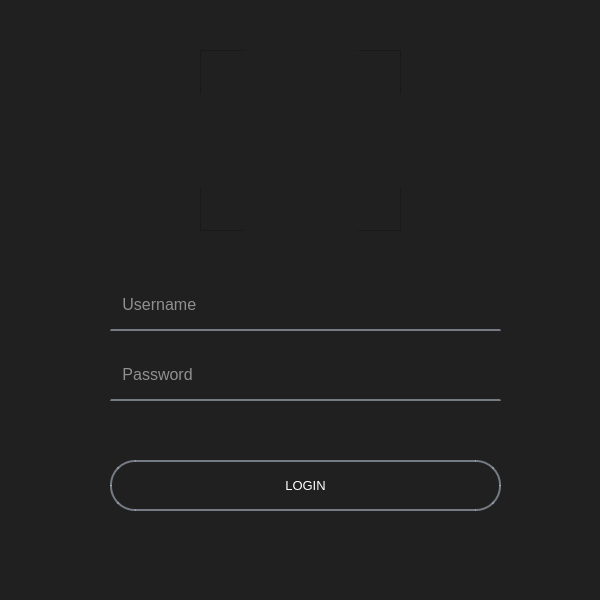
<?xml version="1.0" encoding="UTF-8"?>
<ui version="4.0">
 <class>LoginWindow</class>
 <widget class="QWidget" name="LoginWindow">
  <property name="geometry">
   <rect>
    <x>0</x>
    <y>0</y>
    <width>600</width>
    <height>600</height>
   </rect>
  </property>
  <property name="windowTitle">
   <string> Admin Login</string>
  </property>
  <property name="windowIcon">
   <iconset>
    <normalon>:/icons/icons/user.448x512.png</normalon>
   </iconset>
  </property>
  <property name="styleSheet">
   <string notr="true">QWidget{
	background-color: #202020;
}

QLineEdit{
	border-top: none;
	border-bottom: 2px solid #a2a6aebc;
	/*border-radius: 25px;*/
	color: #fff;
	font-size: 12pt;
	padding-left: 5px;
}

QLineEdit:Focus{
	border-bottom: 2px solid #ffffff;
}

#LoginBtn{
	border: 2px solid #a2a6aebc;
	border-radius: 25px;
	color: #fff;
	font-size: 10pt;
}

#LoginBtn:Hover{
	background-color: #fff;
	color: #000;
}

#Profile{
	border-radius: 50px;
}</string>
  </property>
  <widget class="QLineEdit" name="Username">
   <property name="geometry">
    <rect>
     <x>110</x>
     <y>280</y>
     <width>391</width>
     <height>51</height>
    </rect>
   </property>
   <property name="styleSheet">
    <string notr="true"/>
   </property>
   <property name="placeholderText">
    <string> Username</string>
   </property>
  </widget>
  <widget class="QLineEdit" name="Password">
   <property name="geometry">
    <rect>
     <x>110</x>
     <y>350</y>
     <width>391</width>
     <height>51</height>
    </rect>
   </property>
   <property name="styleSheet">
    <string notr="true"/>
   </property>
   <property name="echoMode">
    <enum>QLineEdit::Password</enum>
   </property>
   <property name="placeholderText">
    <string> Password</string>
   </property>
  </widget>
  <widget class="QPushButton" name="LoginBtn">
   <property name="geometry">
    <rect>
     <x>110</x>
     <y>460</y>
     <width>391</width>
     <height>51</height>
    </rect>
   </property>
   <property name="text">
    <string>LOGIN</string>
   </property>
  </widget>
  <widget class="QFrame" name="frame">
   <property name="geometry">
    <rect>
     <x>200</x>
     <y>50</y>
     <width>201</width>
     <height>181</height>
    </rect>
   </property>
   <property name="frameShape">
    <enum>QFrame::StyledPanel</enum>
   </property>
   <property name="frameShadow">
    <enum>QFrame::Raised</enum>
   </property>
   <widget class="QPushButton" name="Profile">
    <property name="geometry">
     <rect>
      <x>0</x>
      <y>0</y>
      <width>201</width>
      <height>181</height>
     </rect>
    </property>
    <property name="text">
     <string/>
    </property>
    <property name="icon">
     <iconset resource="resources.qrc">
      <normaloff>:/icons/icons/user.448x512.png</normaloff>:/icons/icons/user.448x512.png</iconset>
    </property>
    <property name="iconSize">
     <size>
      <width>150</width>
      <height>150</height>
     </size>
    </property>
   </widget>
  </widget>
 </widget>
 <resources>
  <include location="resources.qrc"/>
 </resources>
 <connections/>
</ui>
